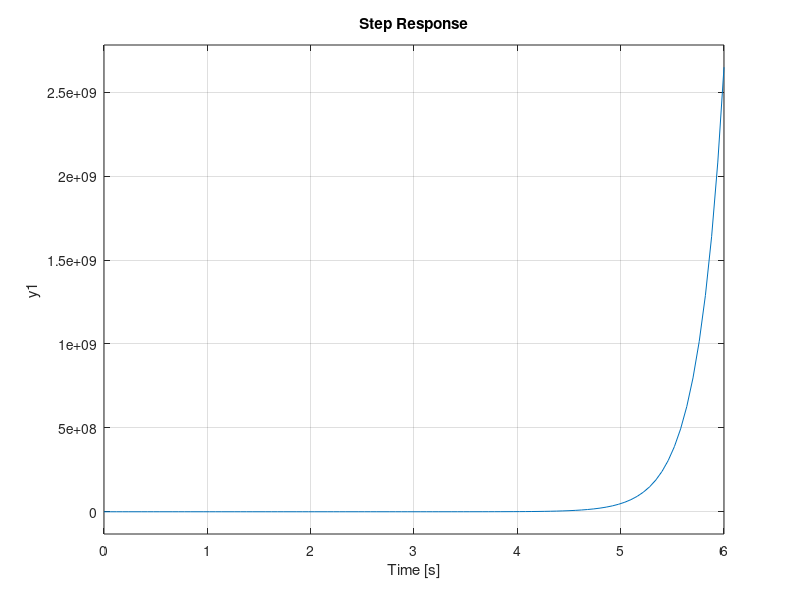
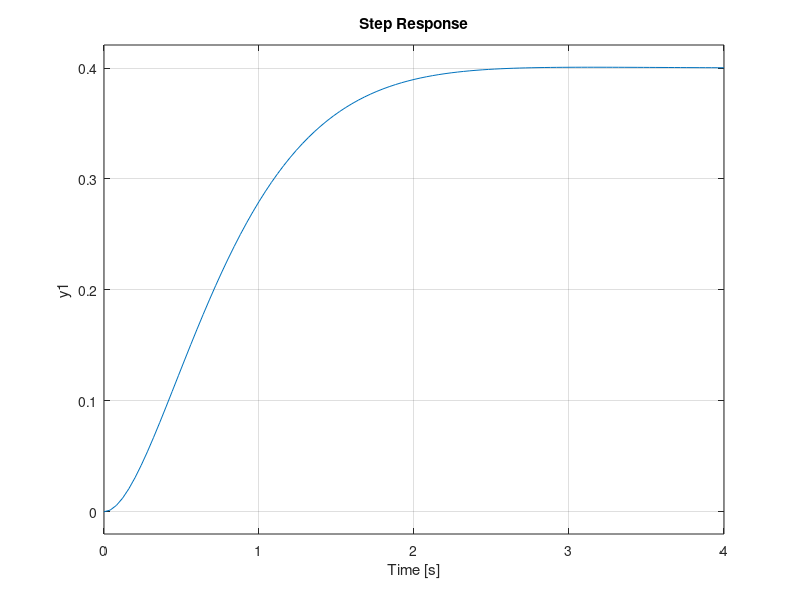

Reproduce these figures in MATLAB, in order.
% % Zad. 1. Test obiektu.
close all; clear all; clc;

% Definicja obiektu
A = [0 1; 4 3];
B = [0; 2];
C = [1 0];
D = 0;

% Sprawdzenie stabilnosci
eig(A)
% Zad1.1 moj koment: nie jest stabilny(zmiana znaku -1 -> 4 na podstawie Rootha)

% Zad1.2 moj koment: policzyć te k co na początku instrukcji są i sprawdzić czy jest taka możliwość 

% Sprzezenie od stanu
s = [-2-i, -2+i]
k = -place(A, B, s)


ob = ss(A, B, C, D);
figure; step(ob);

% tworzenie macierzy sprzeżenia od stanu
A1 = A+B*k

% wartości własne nowej macierzy sprzężenia od stanu
xxxx = eig(A1)
figure; step(ss(A1, B, C, D));
% moj koment: udało się ustabilizować(widoczne na wykresie 2). Poprzednio
% na wykresie pierwszym to jest układ przed stabilizacją